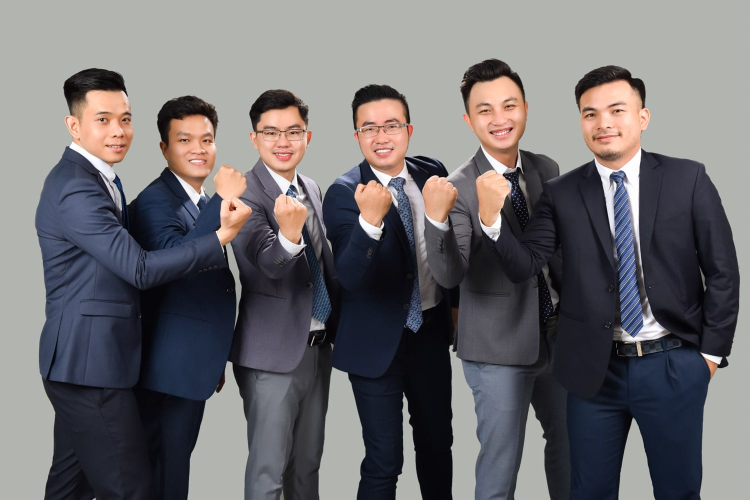
#> input picture Train_FaceRecognition_with_ML/test_images/top_1.jpg, 1500 x 1000 px (shown at 1/2 size)
$ jupyter execute --allow-errors 05_FRM_make_pipeline.ipynb   (shell and % lines are left out)
#> lines starting #> are read from the running program, lines starting #| are printed output that depends on the picture
[cell 1]
import numpy as np
import pandas as pd
import sklearn
import pickle

import matplotlib.pyplot as plt
import cv2

[cell 2]
haar = cv2.CascadeClassifier('./model/haarcascade_frontalface_default.xml')
model_svm = pickle.load(open('./model/model_svm.pickle', mode = 'rb'))
#> (reads Train_FaceRecognition_with_ML/model/model_svm.pickle from the repository)
#> (the rest of this cell did not finish here and is left out)

#> (a cell that did not finish here is left out)

[cell 4]
#step1: read img
img = cv2.imread('./test_images/top_1.jpg')
#> img is the input picture: shape (1000, 1500, 3); mean B, G, R 109.9, 107.2, 109.3
#step2: convert into gray scale
gray = cv2.cvtColor(img, cv2.COLOR_BGR2GRAY)
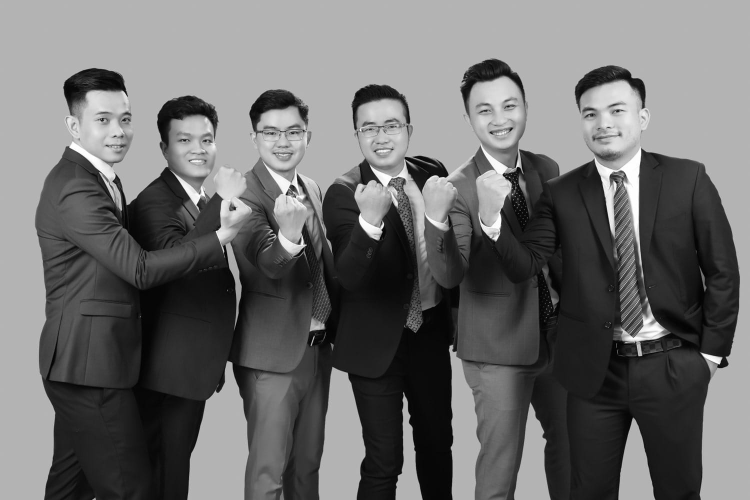
#> gray: shape (1000, 1500) (shown at 1/2 size); min 0, max 255, mean 108.1
#step3: crop the face
faces = haar.detectMultiScale(gray, 1.1, 3)
#> faces = [[899, 429, 56, 56], [731, 339, 78, 78], [501, 217, 125, 125], [332, 234, 117, 117], [697, 204, 131, 131], [925, 162, 143, 143], [1137, 166, 150, 150], [151, 180, 155, 155]]

predictions = []

#> (the rest of this cell did not finish here and is left out)

[cell 5]
img_rgb = cv2.cvtColor(img, cv2.COLOR_BGR2RGB)

plt.figure(figsize=(10,10))
plt.imshow(img_rgb)
plt.axis('off')
plt.show()


#gen report
for i in range(len(predictions)):
    obj_gray = predictions[i]['roi']
    obj_eig = predictions[i]['eig_img'].reshape(300,300)
    plt.subplot(1,2,1)
    plt.imshow(obj_gray, cmap = 'gray')
    plt.title('Gray ScaleImage')
    plt.axis('off')
    plt.subplot(1,2,2)
    plt.imshow(obj_eig, cmap = 'gray')
    plt.title('Eigen Image')
    plt.axis('off')

    plt.show()
    print('Predicted Gender = ', predictions[i]['prediction_name'])
    print('Predicted score = {:,.2f} %'.format(predictions[i]['score']*100))

    print('-'*100)
